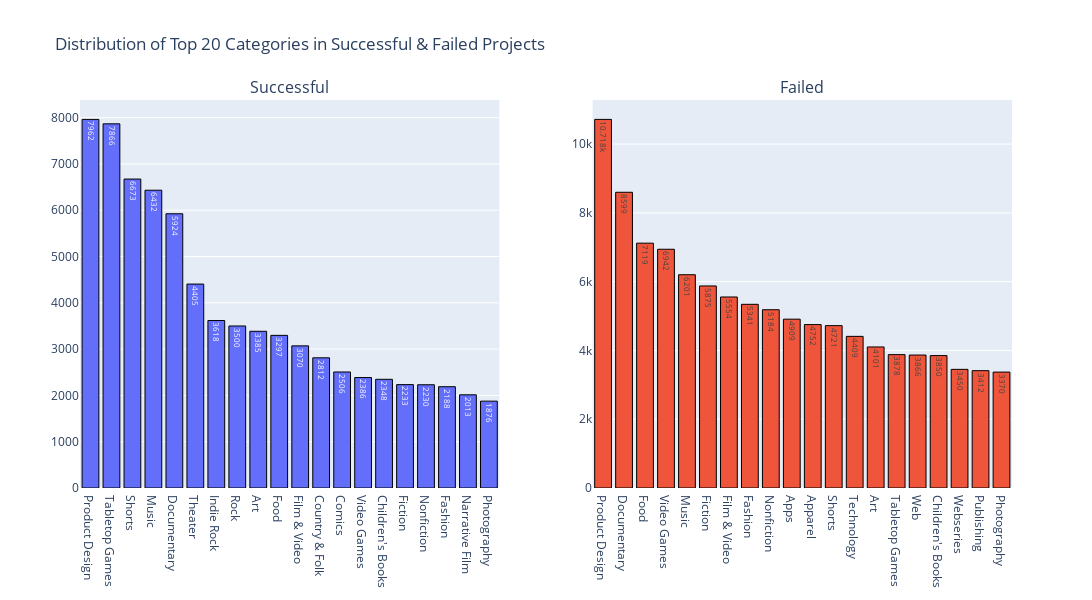

Write notebook code for a chart like this one.
### Code cell
from plotly.subplots import make_subplots

fig = px.bar(
    successful_categories_counts,
    x="category",
    y="count",
    title="Distribution of Top 20 Categories of Successful Projects",
    labels={"category": "Category", "count": "Number of Successful Projects"},
    text_auto=True,
)

fig2 = px.bar(
    failed_categories_counts,
    x="category",
    y="count",
    title="Distribution of Top 20 Categories of Failed Projects",
    labels={"category": "Category", "count": "Number of Failed Projects"},
    text_auto=True,
)

fig.update_traces(marker_line_width=1, marker_line_color="black")
fig2.update_traces(
    marker_line_width=1, marker_line_color="black", marker_color="#EF553B"
)


fig_combined = make_subplots(rows=1, cols=2, subplot_titles=("Successful", "Failed"))

for trace in fig.data:
    fig_combined.add_trace(trace, row=1, col=1)

for trace in fig2.data:
    fig_combined.add_trace(trace, row=1, col=2)

fig_combined.update_layout(
    height=600,
    width=1200,
    title_text="Distribution of Top 20 Categories in Successful & Failed Projects",
)

fig_combined.show()

### Figure 1 — Plotly figure (JSON) as saved in the notebook; plotly's stock layout.template omitted (floating-point values rounded to 4 significant figures)
{"data": [{"alignmentgroup": "True", "hovertemplate": "Category=%{x}<br>Number of Successful Projects=%{y}<extra></extra>", "legendgroup": "", "marker": {"color": "#636efa", "line": {"color": "black", "width": 1}, "pattern": {"shape": ""}}, "name": "", "offsetgroup": "", "orientation": "v", "showlegend": false, "textposition": "auto", "texttemplate": "%{y}", "type": "bar", "x": ["Product Design", "Tabletop Games", "Shorts", "Music", "Documentary", "Theater", "Indie Rock", "Rock", "Art", "Food", "Film & Video", "Country & Folk", "Comics", "Video Games", "Children's Books", "Fiction", "Nonfiction", "Fashion", "Narrative Film", "Photography"], "xaxis": "x", "y": [7962, 7866, 6673, 6432, 5924, 4405, 3618, 3500, 3385, 3297, 3070, 2812, 2506, 2386, 2348, 2233, 2230, 2188, 2013, 1876], "yaxis": "y"}, {"alignmentgroup": "True", "hovertemplate": "Category=%{x}<br>Number of Failed Projects=%{y}<extra></extra>", "legendgroup": "", "marker": {"color": "#EF553B", "line": {"color": "black", "width": 1}, "pattern": {"shape": ""}}, "name": "", "offsetgroup": "", "orientation": "v", "showlegend": false, "textposition": "auto", "texttemplate": "%{y}", "type": "bar", "x": ["Product Design", "Documentary", "Food", "Video Games", "Music", "Fiction", "Film & Video", "Fashion", "Nonfiction", "Apps", "Apparel", "Shorts", "Technology", "Art", "Tabletop Games", "Web", "Children's Books", "Webseries", "Publishing", "Photography"], "xaxis": "x2", "y": [10718, 8599, 7119, 6942, 6201, 5875, 5554, 5341, 5184, 4909, 4752, 4721, 4409, 4101, 3878, 3866, 3850, 3450, 3412, 3370], "yaxis": "y2"}], "layout": {"annotations": [{"font": {"size": 16}, "showarrow": false, "text": "Successful", "x": 0.225, "xanchor": "center", "xref": "paper", "y": 1, "yanchor": "bottom", "yref": "paper"}, {"font": {"size": 16}, "showarrow": false, "text": "Failed", "x": 0.775, "xanchor": "center", "xref": "paper", "y": 1, "yanchor": "bottom", "yref": "paper"}], "height": 600, "title": {"text": "Distribution of Top 20 Categories in Successful & Failed Projects"}, "width": 1200, "xaxis": {"anchor": "y", "domain": [0, 0.45]}, "xaxis2": {"anchor": "y2", "domain": [0.55, 1]}, "yaxis": {"anchor": "x", "domain": [0, 1]}, "yaxis2": {"anchor": "x2", "domain": [0, 1]}}}
